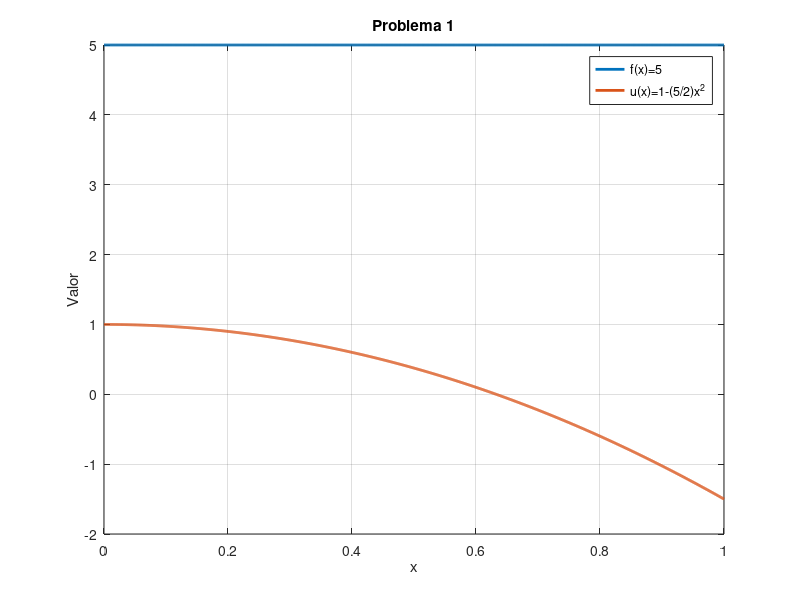
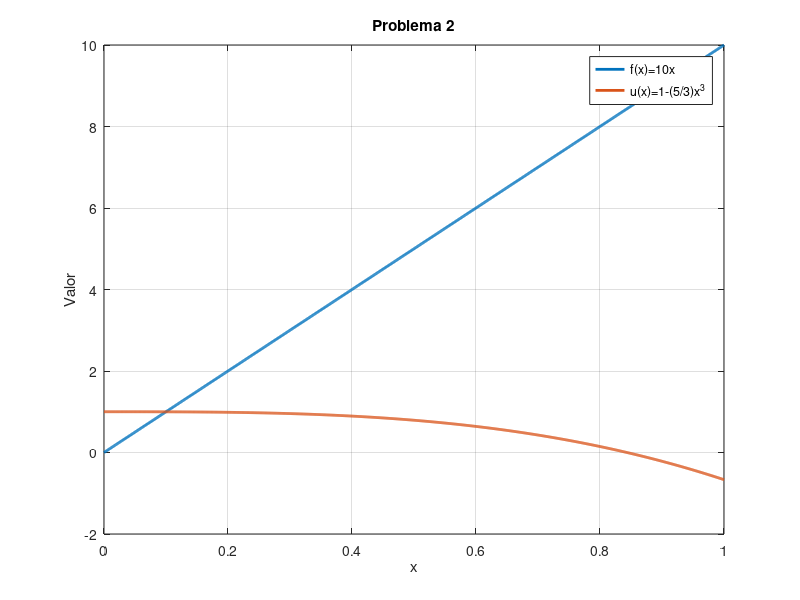
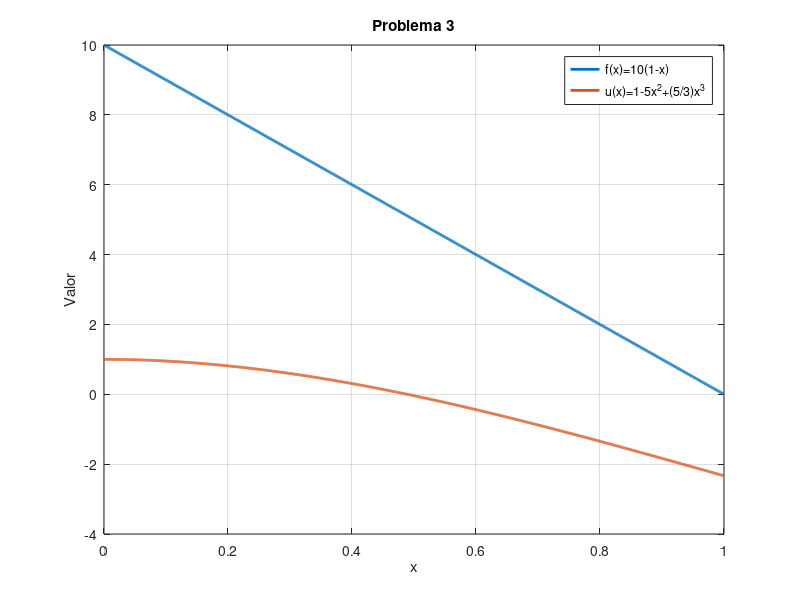

Write MATLAB code to recreate these figures, in order.
%% Problema 1

x = linspace(0,1,1000);

f = 5*ones(size(x));
u = 1 - (5/2)*x.^2;

figure;
plot(x,f,'LineWidth',2);
hold on;
plot(x,u,'LineWidth',2);

grid on;
xlabel('x');
ylabel('Valor');
title('Problema 1');
legend('f(x)=5','u(x)=1-(5/2)x^2');


%% Problema 2

x = linspace(0,1,1000);

f = 10*x;
u = 1 - (5/3)*x.^3;

figure;
plot(x,f,'LineWidth',2);
hold on;
plot(x,u,'LineWidth',2);

grid on;
xlabel('x');
ylabel('Valor');
title('Problema 2');
legend('f(x)=10x','u(x)=1-(5/3)x^3');


%% Problema 3

x = linspace(0,1,1000);

f = 10*(1-x);
u = 1 - 5*x.^2 + (5/3)*x.^3;

figure;
plot(x,f,'LineWidth',2);
hold on;
plot(x,u,'LineWidth',2);

grid on;
xlabel('x');
ylabel('Valor');
title('Problema 3');
legend('f(x)=10(1-x)', ...
    'u(x)=1-5x^2+(5/3)x^3');
